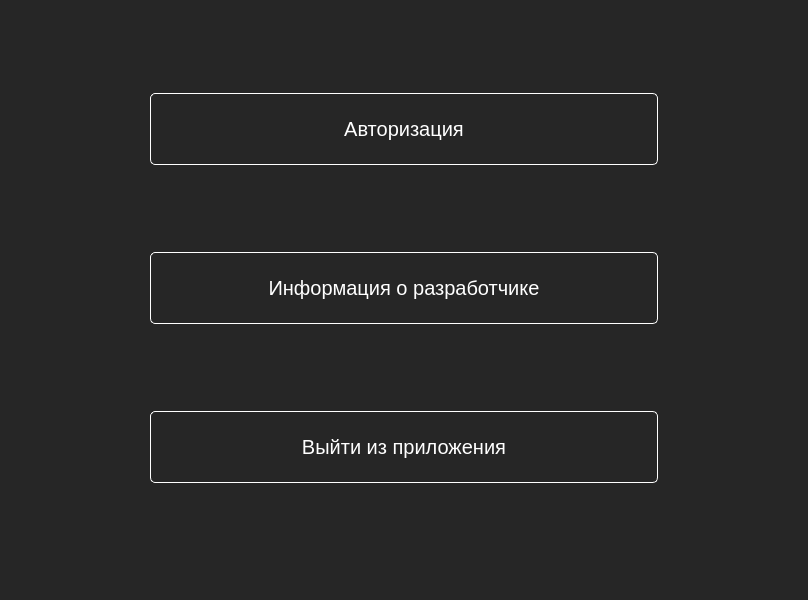
<?xml version="1.0" encoding="UTF-8"?>
<ui version="4.0">
 <class>MainWindow</class>
 <widget class="QMainWindow" name="MainWindow">
  <property name="geometry">
   <rect>
    <x>0</x>
    <y>0</y>
    <width>808</width>
    <height>600</height>
   </rect>
  </property>
  <property name="windowTitle">
   <string>MainWindow</string>
  </property>
  <property name="styleSheet">
   <string notr="true">QWidget {
	background: #262626;
	color: white;
	selection-background-color: #2cde85;
	selection-color: black;
}


QPushButton {
	border-radius: 5px;
	border: 1px solid white;
	color: white;
}

QMessageBox QPushButton{
min-width: 85px;

	min-height: 25px;
}

QPushButton::hover {
	background: #2cde85;	
	color: black;
	border: none;
}

QFrame#frame {
	/*background-color: white;*/
	border: 1px solid white;
}</string>
  </property>
  <widget class="QWidget" name="centralwidget">
   <layout class="QVBoxLayout" name="verticalLayout">
    <property name="spacing">
     <number>3</number>
    </property>
    <property name="leftMargin">
     <number>150</number>
    </property>
    <property name="rightMargin">
     <number>150</number>
    </property>
    <item>
     <widget class="QPushButton" name="auth_btn">
      <property name="minimumSize">
       <size>
        <width>0</width>
        <height>72</height>
       </size>
      </property>
      <property name="font">
       <font>
        <pointsize>15</pointsize>
       </font>
      </property>
      <property name="styleSheet">
       <string notr="true"/>
      </property>
      <property name="text">
       <string>Авторизация</string>
      </property>
     </widget>
    </item>
    <item>
     <widget class="QPushButton" name="about_btn">
      <property name="minimumSize">
       <size>
        <width>0</width>
        <height>72</height>
       </size>
      </property>
      <property name="font">
       <font>
        <pointsize>15</pointsize>
       </font>
      </property>
      <property name="styleSheet">
       <string notr="true"/>
      </property>
      <property name="text">
       <string>Информация о разработчике</string>
      </property>
     </widget>
    </item>
    <item>
     <widget class="QPushButton" name="close_btn">
      <property name="minimumSize">
       <size>
        <width>0</width>
        <height>72</height>
       </size>
      </property>
      <property name="font">
       <font>
        <pointsize>15</pointsize>
       </font>
      </property>
      <property name="styleSheet">
       <string notr="true"/>
      </property>
      <property name="text">
       <string>Выйти из приложения</string>
      </property>
      <property name="flat">
       <bool>false</bool>
      </property>
     </widget>
    </item>
   </layout>
  </widget>
  <widget class="QStatusBar" name="statusbar"/>
 </widget>
 <resources/>
 <connections/>
</ui>
